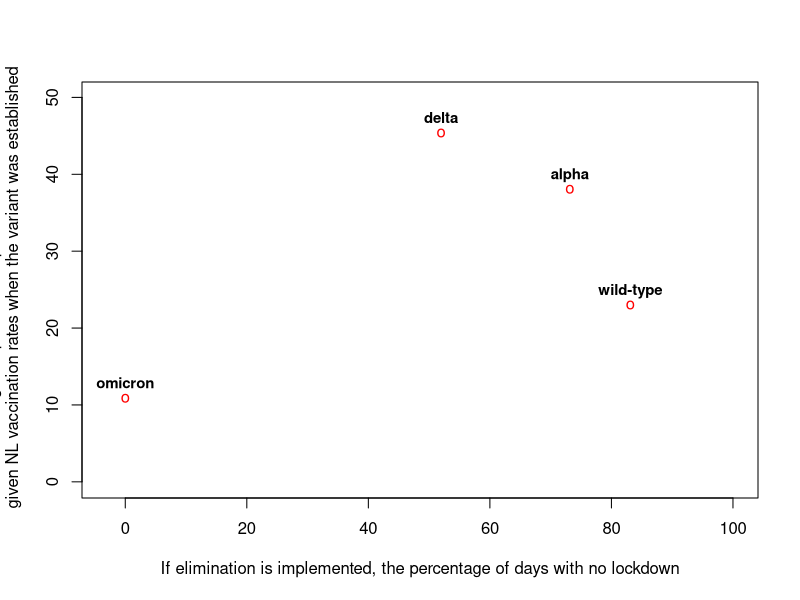

This figure's R source:

Rmax = 2.2
Rmax_alpha = Rmax*1.5
Rmax_delta = Rmax_alpha*1.6
Rmax_omicron = Rmax_delta*3.3

Rl = 0.1
Rl_alpha = Rl*1.5
Rl_delta = Rl_alpha*1.6
Rl_omicron = Rl_delta*3.3
Rlv = c(Rl,Rl_alpha,Rl_delta,Rl_omicron)


gamma = 1/7
beta = Rmax*gamma
beta_alpha = Rmax_alpha*gamma
beta_delta = Rmax_delta*gamma
beta_omicron = Rmax_omicron*gamma



t = 2

#Is = exp((beta-gamma)*t)
#Is_alpha = exp((beta_alpha-gamma)*t)
#Is_delta = exp((beta_delta-gamma)*t)
#Is_omicron = exp((beta_omicron-gamma)*t)
#Isv = c(Is,Is_alpha,Is_delta,Is_omicron)
Ib = 50
Isv = c(Ib,Ib,Ib,Ib)
Is = Ib
Is_alpha = Ib
Is_delta = Ib
Is_omicron = Ib

If = 1

Tl = log(If/Is)/(Rl*gamma - gamma)
Tl_alpha = log(If/Is_alpha)/(Rl_alpha*gamma - gamma)
Tl_delta = log(If/Is_delta)/(Rl_delta*gamma - gamma)
Tl_omicron = log(If/Is_omicron)/(Rl_omicron*gamma - gamma)


m = 1/(1/180)
m_alpha = 1/(1/m*1.5)
m_delta = 1/(1/m_alpha*1.6)
m_omicron = 1/(1/m_delta*3.3)



Tlv = c(Tl,Tl_alpha,Tl_delta,Tl_omicron)
mv = c(m,m_alpha,m_delta,m_omicron)
#mv = c(m,m,m,m)

betahat = 1*gamma
betahat_alpha = betahat*1.5
betahat_delta = betahat_alpha*1.6
betahat_omicron = betahat_delta*3.3
betahatv = c(betahat,betahat_alpha,betahat_delta,betahat_omicron)


Free = (mv-Tlv)/mv*100
#Free = 1/(Tlv/(mv-Tlv))
Free[4] = 0


#L_supp = (1-betahatv)^2*mv
#L_el = (1-Rlv*gamma)^2*Tlv
#Cost = L_supp/L_el

H = 0.023 #percent hospitalization for wildtype

H.alpha.0 = H*1.67
H.alpha.1 = H*0.78
#H.alpha.b

H.delta.0 = H*2.39
H.delta.1 = H*0.93
H.delta.2 = H*0.75

H.omicron.0 = H*0.79
H.omicron.1 = H*0.49
H.omicron.2 = H*0.44

#Dates taken from https://nccid.ca/covid-19-variants/
#Percents taken from  https://health-infobase.canada.ca/covid-19/vaccination-coverage/

#Percent of vaccinated individuals in NL when alpha came to NL (February 12, 2021)
pa.1 = 0.0171
pa.0 = 1-pa.1

#Percent of vaccinated individuals in NL when delta came to NL (April 28, 2021)
pd.1 = 0.2646
pd.2 = 0.0186
pd.0 = 1-pd.1-pd.2

# Percent of vaccinated individuals in NL when omicron came to Canada (December 15, 2021)
po.1 = 0.0641
po.2 = 0.8533
po.0 = 1-po.1-po.2


av.H = H
av.H.alpha = H.alpha.0*pa.0+H.alpha.1*pa.1
av.H.delta = H.delta.0*pd.0+H.delta.1*pd.1+H.delta.2*pd.2
av.H.omicron = H.omicron.0*po.0+H.omicron.1*po.1+H.omicron.2*po.2



#expected number of hospitalizations every 1000 cases?
C=1000
num.H = av.H*C
num.H.alpha = av.H.alpha*C
num.H.delta = av.H.delta*C
num.H.omicron = av.H.omicron*C

H.tot = c(num.H,num.H.alpha,num.H.delta, num.H.omicron)

labels_virus = c('wild-type','alpha','delta','omicron')
df = data.frame(Variants = labels_virus, 
                'R_0 during severe lockdown' = Rlv, 
                'Time between outbreaks [days]' = mv, 
                'Number of cases if outbreak is undetected for 3 days'=Isv,
                'length of severe lockdown [days]'=Tlv, 
                'Days of no lockdown per 1day of severe lockdown' = (mv-Tlv)/Tlv, 
                'Expected hospitalization per 1000 cases' = H.tot)


plot(Free,H.tot,
     pch='o',col='red',
     ylab='Average hospitalizations per 1000 cases \n given NL vaccination rates when the variant was established',
     xlab='If elimination is implemented, the percentage of days with no lockdown',
     xlim=c(-3,100),ylim =c(-0.1,50))
#abline(h=1,lty='dotted')
#abline(v=1,lty='dotted')
text(Free,H.tot, labels=c('wild-type','alpha','delta','omicron'),cex=0.9, font=2,pos=3)



